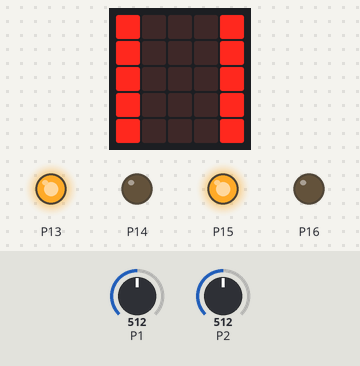
This program was run on a simulated BBC micro:bit (MakeCode). On the bench: the board's 5×5 LED display, output pins drawn as LEDs (lit = HIGH). The inputs (shaded band) are chosen by the test bench; at power-on: P1 = 512, P2 = 512 (analog values on the 0–1023 scale).

Above: at 1.2 s.
1.3 s: P1 set to 80
At 2.5 s:
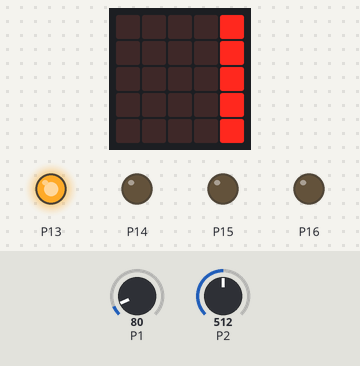
2.8 s: P2 set to 40
At 4.0 s:
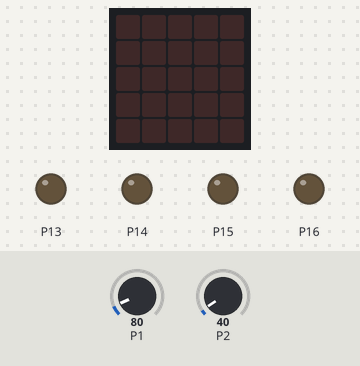
4.3 s: P1 set to 100
At 5.5 s:
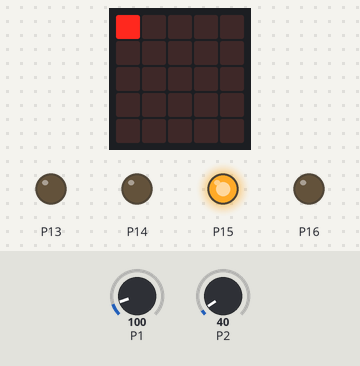
5.8 s: P2 set to 60
At 7.0 s:
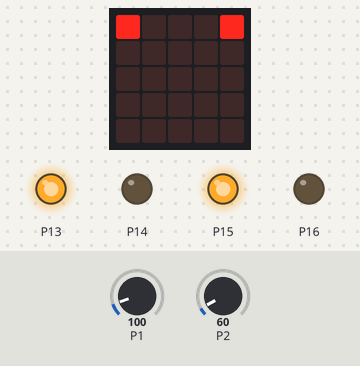
7.4 s: P1 set to 120
At 8.4 s:
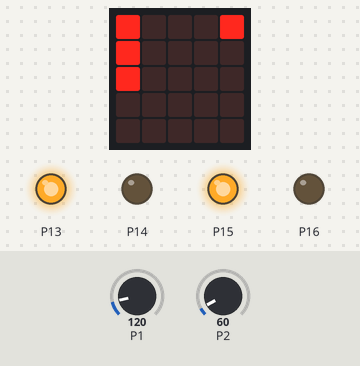
8.9 s: P2 set to 80
At 10.0 s:
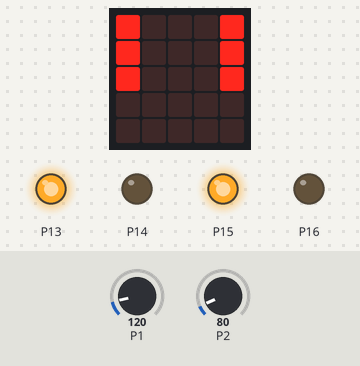
Timing chart, 0 to 11.4 s (numbered marks = the images above; inputs shaded):
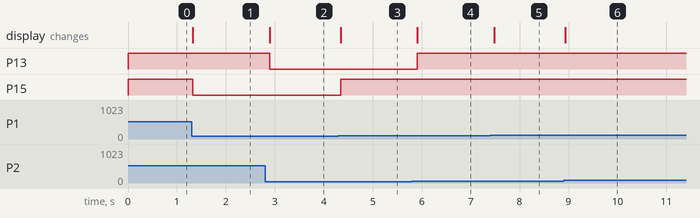

Measured:
- after the input at 1.3 s, P15: HIGH → LOW at once; the display: changes at once (image 1)
- after the input at 2.8 s, P13: HIGH → LOW after 0.09 s; the display: changes after 0.09 s (image 2)
- after the input at 4.3 s, P15: LOW → HIGH at once; the display: changes at once (image 3)
- after the input at 5.8 s, P13: LOW → HIGH after 0.11 s; the display: changes after 0.11 s (image 4)
- after the input at 7.4 s, the display: changes after 0.08 s (image 5)
- after the input at 8.9 s, the display: changes at once (image 6)

The program:

main.ts
```typescript
basic.forever(function on_forever() {
    if (pins.analogReadPin(AnalogPin.P1) > 130) {
        led.plot(0, 0)
        led.plot(0, 1)
        led.plot(0, 2)
        led.plot(0, 3)
        led.plot(0, 4)
        pins.analogWritePin(AnalogPin.P15, 1023)
        pins.analogWritePin(AnalogPin.P16, 0)
    } else if (pins.analogReadPin(AnalogPin.P1) > 120) {
        led.plot(0, 0)
        led.plot(0, 1)
        led.plot(0, 2)
        led.plot(0, 3)
        led.unplot(0, 4)
        pins.analogWritePin(AnalogPin.P15, 1023)
        pins.analogWritePin(AnalogPin.P16, 0)
    } else if (pins.analogReadPin(AnalogPin.P1) > 110) {
        led.plot(0, 0)
        led.plot(0, 1)
        led.plot(0, 2)
        led.unplot(0, 3)
        led.unplot(0, 4)
        pins.analogWritePin(AnalogPin.P15, 1023)
        pins.analogWritePin(AnalogPin.P16, 0)
    } else if (pins.analogReadPin(AnalogPin.P1) > 100) {
        led.plot(0, 0)
        led.plot(0, 1)
        led.unplot(0, 2)
        led.unplot(0, 3)
        led.unplot(0, 4)
        pins.analogWritePin(AnalogPin.P15, 1023)
        pins.analogWritePin(AnalogPin.P16, 0)
    } else if (pins.analogReadPin(AnalogPin.P1) > 90) {
        led.plot(0, 0)
        led.unplot(0, 1)
        led.unplot(0, 2)
        led.unplot(0, 3)
        led.unplot(0, 4)
        pins.analogWritePin(AnalogPin.P15, 1023)
        pins.analogWritePin(AnalogPin.P16, 0)
    } else {
        pins.analogWritePin(AnalogPin.P15, 0)
        pins.analogWritePin(AnalogPin.P16, 0)
        led.unplot(0, 0)
        led.unplot(0, 1)
        led.unplot(0, 2)
        led.unplot(0, 3)
        led.unplot(0, 4)
    }

    if (pins.analogReadPin(AnalogPin.P2) > 90) {
        led.plot(4, 0)
        led.plot(4, 1)
        led.plot(4, 2)
        led.plot(4, 3)
        led.plot(4, 4)
        pins.analogWritePin(AnalogPin.P13, 1023)
        pins.analogWritePin(AnalogPin.P14, 0)
    } else if (pins.analogReadPin(AnalogPin.P2) > 80) {
        led.plot(4, 0)
        led.plot(4, 1)
        led.plot(4, 2)
        led.plot(4, 3)
        led.unplot(4, 4)
        pins.analogWritePin(AnalogPin.P13, 1023)
        pins.analogWritePin(AnalogPin.P14, 0)
    } else if (pins.analogReadPin(AnalogPin.P2) > 70) {
        led.plot(4, 0)
        led.plot(4, 1)
        led.plot(4, 2)
        led.unplot(4, 3)
        led.unplot(4, 4)
        pins.analogWritePin(AnalogPin.P13, 1023)
        pins.analogWritePin(AnalogPin.P14, 0)
    } else if (pins.analogReadPin(AnalogPin.P2) > 60) {
        led.plot(4, 0)
        led.plot(4, 1)
        led.unplot(4, 2)
        led.unplot(4, 3)
        led.unplot(4, 4)
        pins.analogWritePin(AnalogPin.P13, 1023)
        pins.analogWritePin(AnalogPin.P14, 0)
    } else if (pins.analogReadPin(AnalogPin.P2) > 50) {
        led.plot(4, 0)
        led.unplot(4, 1)
        led.unplot(4, 2)
        led.unplot(4, 3)
        led.unplot(4, 4)
        pins.analogWritePin(AnalogPin.P13, 1023)
        pins.analogWritePin(AnalogPin.P14, 0)
    } else {
        led.unplot(4, 0)
        led.unplot(4, 1)
        led.unplot(4, 2)
        led.unplot(4, 3)
        led.unplot(4, 4)
        pins.analogWritePin(AnalogPin.P13, 0)
        pins.analogWritePin(AnalogPin.P14, 0)
    }

    basic.pause(100)
})
```

test.ts
```typescript
// テストはここに来ます。このパッケージが拡張機能として使用されるときにはコンパイルされません。
```
